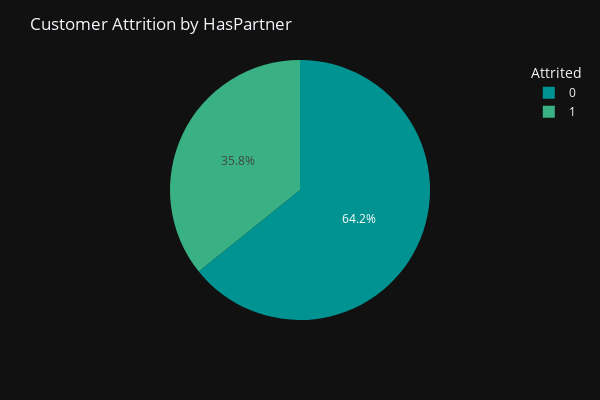

Notebook code cell kept with this figure:
### Markdown cell above
### ‣ Individuals without partner are the ones who Attrited the most

### Code cell
fig = px.pie(data,
             names='HasPartner',
             values='HasAttrited',
             color_discrete_sequence=px.colors.diverging.Temps)

fig.update_layout(
    template="plotly_dark",  
    title="Customer Attrition by HasPartner",  
    legend=dict(title="Attrited"),  
    width=600,
    height=400
)

### Figure 1 — Plotly figure (JSON) as saved in the notebook; plotly's stock layout.template omitted (floating-point values rounded to 4 significant figures; data arrays with more than 128 entries replaced by an {"elided": "..."} marker saying what was removed)
{"data": [{"domain": {"x": [0, 1], "y": [0, 1]}, "hovertemplate": "HasPartner=%{label}<br>HasAttrited=%{value}<extra></extra>", "labels": {"elided": "7032 int values"}, "legendgroup": "", "name": "", "showlegend": true, "type": "pie", "values": {"elided": "7032 int values"}}], "layout": {"height": 400, "legend": {"title": {"text": "Attrited"}, "tracegroupgap": 0}, "margin": {"t": 60}, "piecolorway": ["rgb(0, 147, 146)", "rgb(57, 177, 133)", "rgb(156, 203, 134)", "rgb(233, 226, 156)", "rgb(238, 180, 121)", "rgb(232, 132, 113)", "rgb(207, 89, 126)"], "title": {"text": "Customer Attrition by HasPartner"}, "width": 600}}
